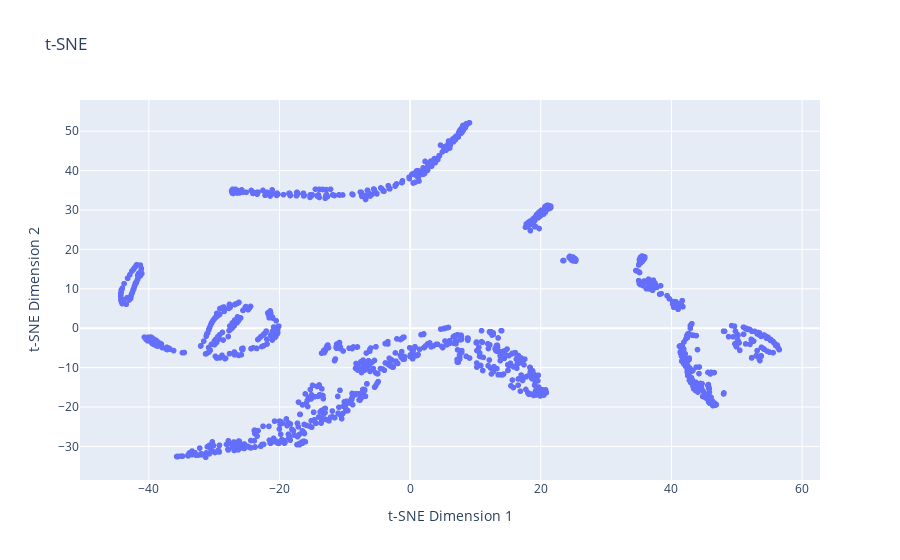
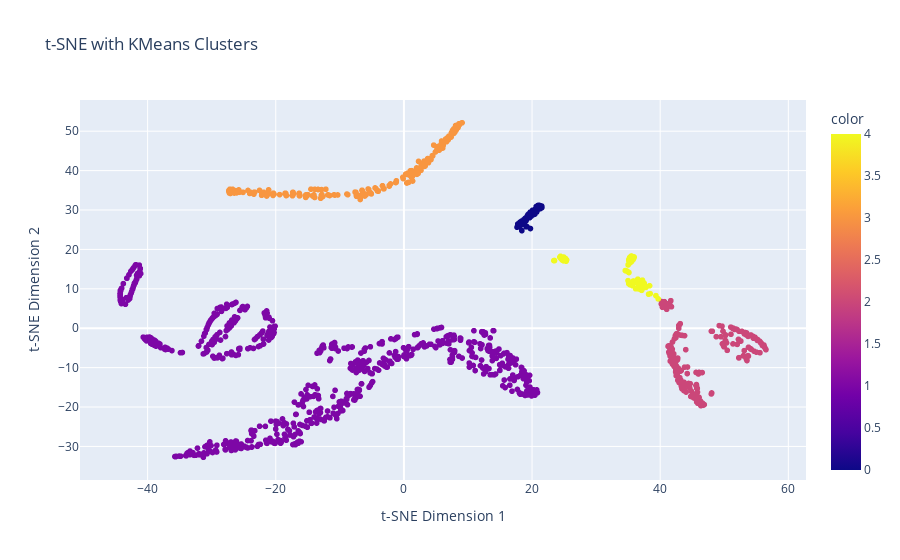

These figures' notebook cell, in order:
### Code cell
import pandas as pd
import plotly.express as px
from sklearn.manifold import TSNE
from sklearn.cluster import KMeans

# Przykładowa ramka danych
# df = pd.DataFrame({...})

# Przeprowadzenie t-SNE
tsne = TSNE(n_components=2, random_state=123)
tsne_results = tsne.fit_transform(df)

# Przeprowadzenie kMeans
kmeans = KMeans(n_clusters=5, random_state=123)
df['cluster'] = kmeans.fit_predict(df)

# Wykres t-SNE z interaktywnymi etykietami punktów
fig1 = px.scatter(x=tsne_results[:, 0], y=tsne_results[:, 1], text=df.index, 
                  title='t-SNE', labels={'x': 't-SNE Dimension 1', 'y': 't-SNE Dimension 2'})

# Dodanie interaktywnych etykiet punktów (wyświetlających indeksy wierszy)
fig1.update_traces(hoverinfo='text')

# Wykres t-SNE z klastrowaniem i interaktywnymi etykietami punktów
fig2 = px.scatter(x=tsne_results[:, 0], y=tsne_results[:, 1], color=df['cluster'], 
                  title='t-SNE with KMeans Clusters', labels={'x': 't-SNE Dimension 1', 'y': 't-SNE Dimension 2'})

# Dodanie interaktywnych etykiet punktów (wyświetlających indeksy wierszy)
fig2.update_traces(hoverinfo='text')

# Zmniejszenie rozmiaru wykresu
fig1.show(width=800, height=500)
fig2.show(width=800, height=500)

### Figure 1 — Plotly figure (JSON) as saved in the notebook; plotly's stock layout.template omitted (floating-point values rounded to 4 significant figures; data arrays with more than 128 entries replaced by an {"elided": "..."} marker saying what was removed)
{"data": [{"hoverinfo": "text", "hovertemplate": "t-SNE Dimension 1=%{x}<br>t-SNE Dimension 2=%{y}<br>text=%{text}<extra></extra>", "legendgroup": "", "marker": {"color": "#636efa", "symbol": "circle"}, "mode": "markers+text", "name": "", "showlegend": false, "text": {"elided": "1362 int values"}, "type": "scattergl", "x": {"elided": "1362 float values"}, "xaxis": "x", "y": {"elided": "1362 float values"}, "yaxis": "y"}], "layout": {"legend": {"tracegroupgap": 0}, "title": {"text": "t-SNE"}, "xaxis": {"anchor": "y", "domain": [0, 1], "title": {"text": "t-SNE Dimension 1"}}, "yaxis": {"anchor": "x", "domain": [0, 1], "title": {"text": "t-SNE Dimension 2"}}}}

### Figure 2 — Plotly figure (JSON) as saved in the notebook; plotly's stock layout.template omitted (floating-point values rounded to 4 significant figures; data arrays with more than 128 entries replaced by an {"elided": "..."} marker saying what was removed)
{"data": [{"hoverinfo": "text", "hovertemplate": "t-SNE Dimension 1=%{x}<br>t-SNE Dimension 2=%{y}<br>color=%{marker.color}<extra></extra>", "legendgroup": "", "marker": {"color": {"elided": "1362 int values"}, "coloraxis": "coloraxis", "symbol": "circle"}, "mode": "markers", "name": "", "showlegend": false, "type": "scattergl", "x": {"elided": "1362 float values"}, "xaxis": "x", "y": {"elided": "1362 float values"}, "yaxis": "y"}], "layout": {"coloraxis": {"colorbar": {"title": {"text": "color"}}, "colorscale": [[0, "#0d0887"], [0.1111, "#46039f"], [0.2222, "#7201a8"], [0.3333, "#9c179e"], [0.4444, "#bd3786"], [0.5556, "#d8576b"], [0.6667, "#ed7953"], [0.7778, "#fb9f3a"], [0.8889, "#fdca26"], [1, "#f0f921"]]}, "legend": {"tracegroupgap": 0}, "title": {"text": "t-SNE with KMeans Clusters"}, "xaxis": {"anchor": "y", "domain": [0, 1], "title": {"text": "t-SNE Dimension 1"}}, "yaxis": {"anchor": "x", "domain": [0, 1], "title": {"text": "t-SNE Dimension 2"}}}}
